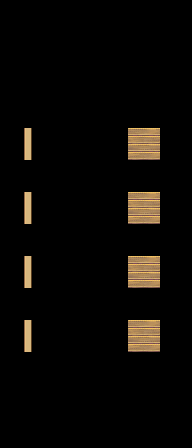

Below is a game level as drawn by its tile map, then a one-line description and the .tmx that defines it (tile-layer data replaced by summaries):
An orthogonal 6x14 tile map with 32x32 px tiles, 1 tile layer (weapons), 5 hidden layers not drawn and 8 objects.

<map version="1.0" orientation="orthogonal" width="6" height="14" tilewidth="32" tileheight="32">
 <tileset firstgid="1" name="ship" tilewidth="32" tileheight="32" spacing="4">
  <image source="ship.png" trans="ffffff" width="648" height="2560" />
 </tileset>
 <layer name="hull_rahmen" width="6" height="14" visible="0">
  <data>[84 cells, 84 non-empty, 22 distinct tile ids]</data>
 </layer>
 <layer name="hull_inner" width="6" height="14" visible="0">
  <data>[84 cells, 84 non-empty, 3 distinct tile ids]</data>
 </layer>
 <layer name="deck_rahmen" width="6" height="14" visible="0">
  <data>[84 cells, 84 non-empty, 4 distinct tile ids]</data>
 </layer>
 <layer name="deck_inner" width="6" height="14" visible="0">
  <data>[84 cells, 82 non-empty, 2 distinct tile ids]</data>
 </layer>
 <layer name="weapons" width="6" height="14">
  <data>[84 cells, 8 non-empty, 2 distinct tile ids]</data>
 </layer>
 <layer name="vor1" width="6" height="14" visible="0">
  <data>[84 cells, 84 non-empty, 6 distinct tile ids]</data>
 </layer>
 <objectgroup name="1" width="6" height="14" visible="0">
  <object x="33" y="415" width="127" height="20" />
  <object x="161" y="121" width="6" height="302" />
  <object x="25" y="121" width="8" height="302" />
  <object x="90" y="1" width="13" height="32" />
  <object x="78" y="33" width="37" height="31" />
  <object x="65" y="64" width="64" height="30" />
  <object x="129" y="85" width="27" height="43" />
  <object x="34" y="87" width="29" height="39" />
 </objectgroup>
</map>